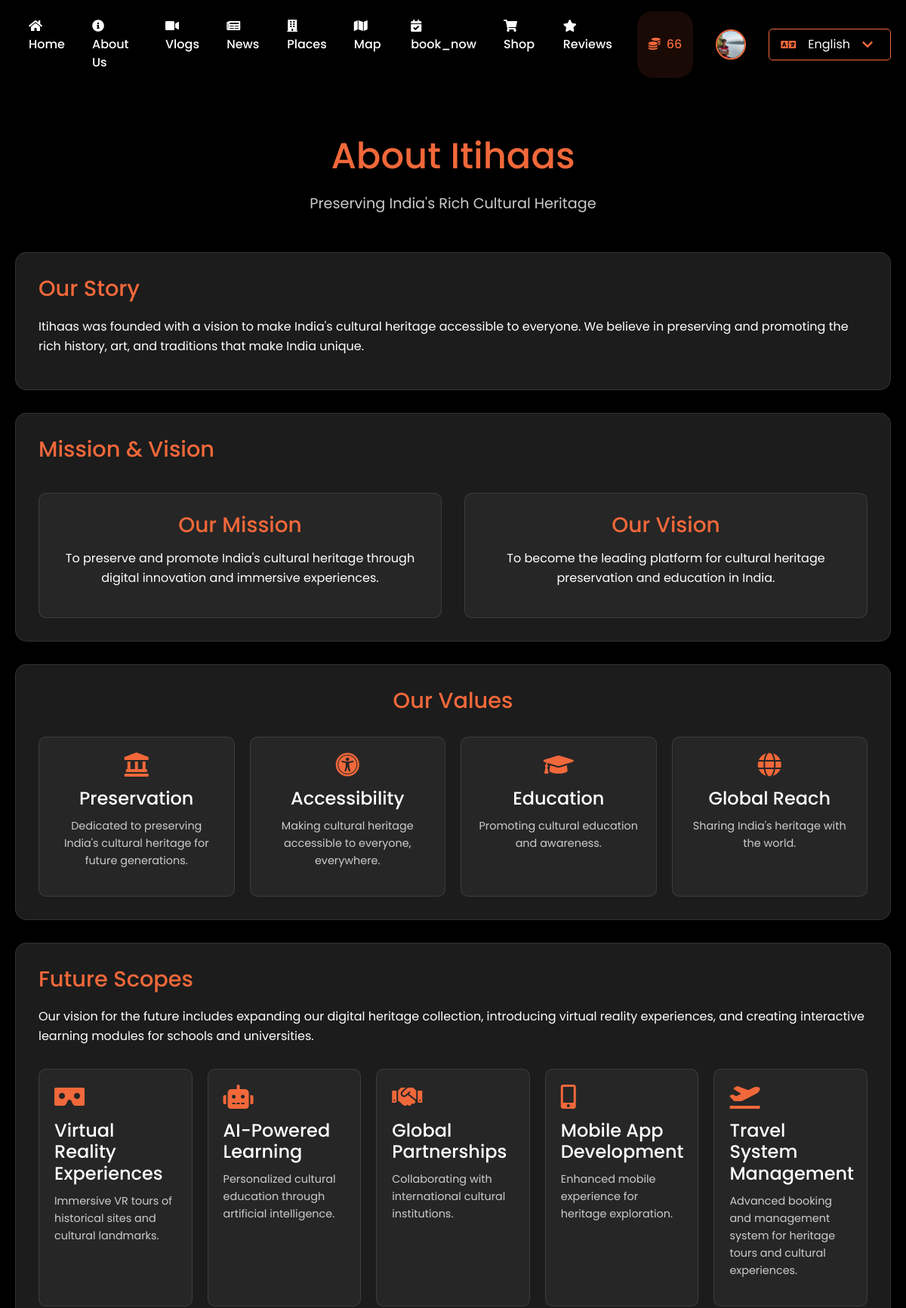
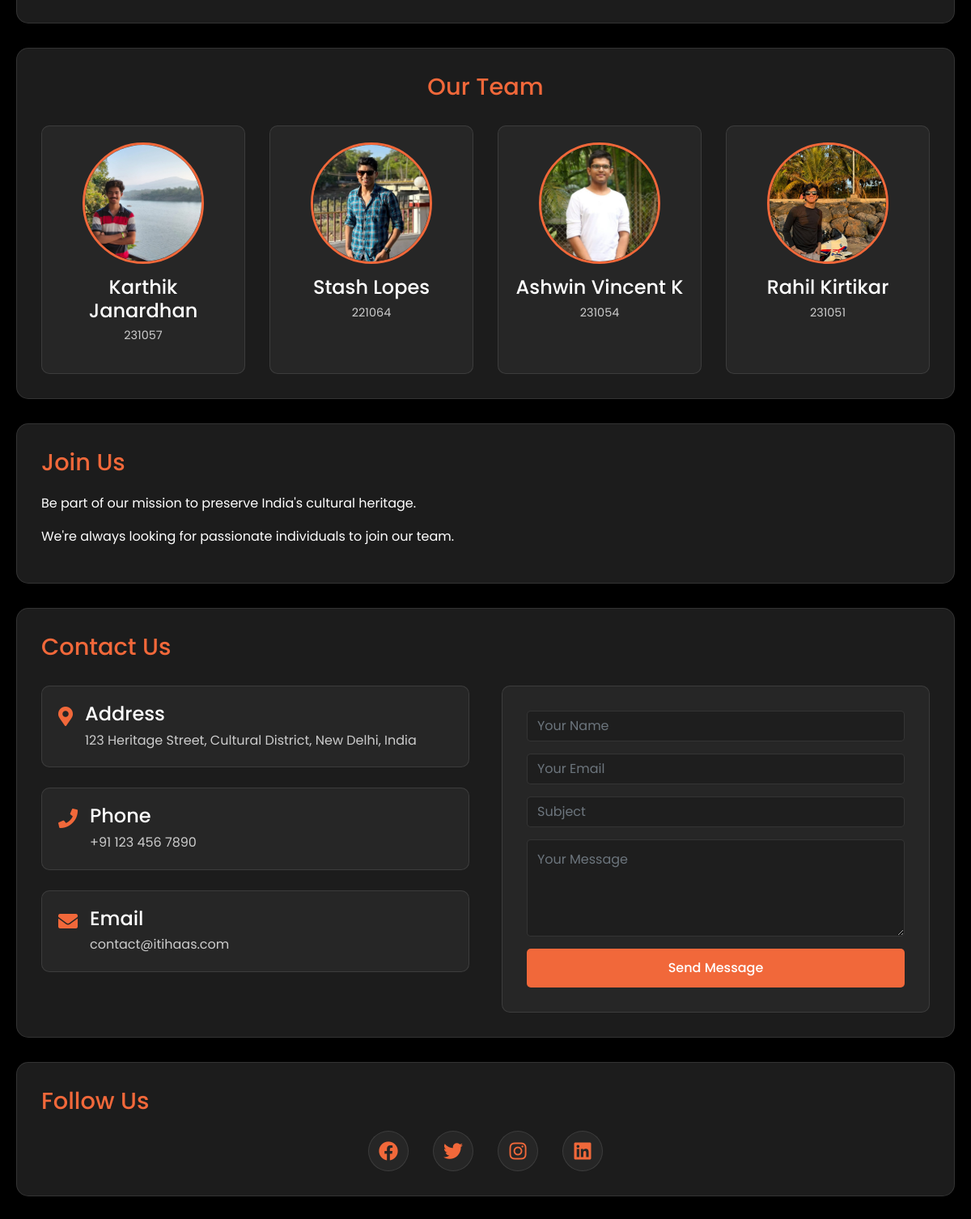
/about (signed in), run on the app's committed database (2 pictures, top to bottom).
### website/models.py (models this page shows, shortened)
class ItihaasCoins(db.Model):
    id = db.Column(db.Integer, primary_key=True)
    user_id = db.Column(db.Integer, db.ForeignKey('user.id'), nullable=False)
    coins = db.Column(db.Integer, default=0)

class User(db.Model, UserMixin):
    id = db.Column(db.Integer, primary_key=True)
    email = db.Column(db.String(150), unique=True)
    password = db.Column(db.String(150))
    first_name = db.Column(db.String(150))
    profile_pic = db.Column(db.String(500))  # Store the path to the profile picture
    is_guide = db.Column(db.Boolean, default=False)
    is_verified = db.Column(db.Boolean, default=False)
    verification_code = db.Column(db.String(6))
    verification_code_timestamp = db.Column(db.DateTime(timezone=True))
    notes = db.relationship('Note')
    bookings = db.relationship('Booking', backref='user', lazy=True)
    guide_info = db.relationship('Guide', backref='user', uselist=False)
    itihaas_coins = db.relationship('ItihaasCoins', backref='user', uselist=False)

### website/views.py (the view)
@views.route('/about')
def about():
    return render_template("about.html", user=current_user)

### website/templates/about.html (shortened to what this page needs)
{% extends "base.html" %}
{% block content %}
<div class="about-container">
    <div class="about-header">
        <h1 class="about-title">{{ _('about_itihasa') }}</h1>
        <p class="about-subtitle">{{ _('preserving_heritage') }}</p>
    </div>
    <div class="about-section">
        <h2>{{ _('our_story') }}</h2>
        <p>{{ _('our_story_text') }}</p>
    </div>
    <div class="about-section">
        <h2>{{ _('mission_vision') }}</h2>
        <div class="mission-vision">
            <div class="mission-box">
                <h3>{{ _('our_mission') }}</h3>
                <p>{{ _('mission_text') }}</p>
            </div>
            <div class="vision-box">
                <h3>{{ _('our_vision') }}</h3>
                <p>{{ _('vision_text') }}</p>
            </div>
        </div>
    </div>
    <div class="about-section values-section">
        <h2>{{ _('our_values') }}</h2>
        <div class="values-grid">
            <div class="value-item">
                <i class="fas fa-landmark"></i>
                <h4>{{ _('value_preservation') }}</h4>
                <p>{{ _('value_preservation_text') }}</p>
            </div>
            <div class="value-item">
                <i class="fas fa-universal-access"></i>
                <h4>{{ _('value_accessibility') }}</h4>
                <p>{{ _('value_accessibility_text') }}</p>
            </div>
            <div class="value-item">
                <i class="fas fa-graduation-cap"></i>
                <h4>{{ _('value_education') }}</h4>
                <p>{{ _('value_education_text') }}</p>
            </div>
            <div class="value-item">
                <i class="fas fa-globe"></i>
                <h4>{{ _('value_global') }}</h4>
                <p>{{ _('value_global_text') }}</p>
            </div>
        </div>
    </div>
    <div class="about-section">
        <h2>{{ _('future_scopes') }}</h2>
        <p>{{ _('future_scopes_text') }}</p>
        <div class="values-grid">
            <div class="value-item">
                <i class="fas fa-vr-cardboard"></i>
                <h4>{{ _('future_scope_vr') }}</h4>
                <p>{{ _('future_scope_vr_text') }}</p>
            </div>
            <div class="value-item">
                <i class="fas fa-robot"></i>
                <h4>{{ _('future_scope_ai') }}</h4>
                <p>{{ _('future_scope_ai_text') }}</p>
            </div>
            <div class="value-item">
                <i class="fas fa-handshake"></i>
                <h4>{{ _('future_scope_global') }}</h4>
                <p>{{ _('future_scope_global_text') }}</p>
            </div>
            <div class="value-item">
                <i class="fas fa-mobile-alt"></i>
                <h4>{{ _('future_scope_mobile') }}</h4>
                <p>{{ _('future_scope_mobile_text') }}</p>
            </div>
            <div class="value-item">
                <i class="fas fa-plane-departure"></i>
                <h4>{{ _('future_scope_travel') }}</h4>
                <p>{{ _('future_scope_travel_text') }}</p>
            </div>
        </div>
    </div>
    <div class="about-section team-section">
        <h2>{{ _('our_team') }}</h2>
        <div class="team-grid">
            <div class="team-member">
                <img src="{{ url_for('static', filename='team/ceo.jpg') }}" alt="{{ _('alt_ceo') }}">
                <h4>Karthik Janardhan</h4>
                <p>{{ _('231057') }}</p>
            </div>
            <div class="team-member">
                <img src="{{ url_for('static', filename='team/cro.jpg') }}" alt="{{ _('alt_cto') }}">
                <h4>Stash Lopes</h4>
                <p>{{ _('221064') }}</p>
            </div>
            <div class="team-member">
                <img src="{{ url_for('static', filename='team/cto.jpg') }}" alt="{{ _('alt_cro') }}">
                <h4>Ashwin Vincent K</h4>
                <p>{{ _('231054') }}</p>
            </div>
            <div class="team-member">
                <img src="{{ url_for('static', filename='team/curator.jpg') }}" alt="{{ _('alt_curator') }}">
                <h4>Rahil Kirtikar</h4>
                <p>{{ _('231051') }}</p>
            </div>
        </div>
    </div>
    <div class="about-section">
        <h2>{{ _('join_us') }}</h2>
        <p>{{ _('join_us_text') }}</p>
        <p>{{ _('careers_text') }}</p>
    </div>
    <div class="about-section">
        <h2>{{ _('contact_us') }}</h2>
        <div class="contact-container">
            <div class="contact-info">
                <div class="contact-item">
                    <i class="fas fa-map-marker-alt" aria-hidden="true"></i>
                    <div>
                        <h4>{{ _('address') }}</h4>
                        <p>{{ _('address_text') }}</p>
                    </div>
                </div>
                <div class="contact-item">
                    <i class="fas fa-phone" aria-hidden="true"></i>
                    <div>
                        <h4>{{ _('phone') }}</h4>
                        <p>{{ _('phone_number') }}</p>
                    </div>
                </div>
                <div class="contact-item">
                    <i class="fas fa-envelope" aria-hidden="true"></i>
                    <div>
                        <h4>{{ _('email') }}</h4>
                        <p>{{ _('email_address') }}</p>
                    </div>
                </div>
            </div>
            <form class="contact-form" aria-label="{{ _('form_aria_label') }}">
                <input type="text" class="form-control" placeholder="{{ _('contact_form_name') }}" required aria-required="true" title="{{ _('required_field') }}">
                <input type="email" class="form-control" placeholder="{{ _('contact_form_email') }}" required aria-required="true" title="{{ _('required_field') }}">
                <input type="text" class="form-control" placeholder="{{ _('contact_form_subject') }}" required aria-required="true" title="{{ _('required_field') }}">
                <textarea class="form-control" placeholder="{{ _('contact_form_message') }}" required aria-required="true" title="{{ _('required_field') }}"></textarea>
                <button type="submit" class="submit-btn" title="{{ _('submit_hover') }}">{{ _('send_message') }}</button>
            </form>
        </div>
    </div>
    <div class="about-section">
        <h2>{{ _('follow_us') }}</h2>
        <div class="social-links">
            <a href="#" class="social-link" title="{{ _('facebook') }}" aria-label="{{ _('facebook') }}">
                <i class="fab fa-facebook" aria-hidden="true"></i>
            </a>
            <a href="#" class="social-link" title="{{ _('twitter') }}" aria-label="{{ _('twitter') }}">
                <i class="fab fa-twitter" aria-hidden="true"></i>
            </a>
            <a href="#" class="social-link" title="{{ _('instagram') }}" aria-label="{{ _('instagram') }}">
                <i class="fab fa-instagram" aria-hidden="true"></i>
            </a>
            <a href="#" class="social-link" title="{{ _('linkedin') }}" aria-label="{{ _('linkedin') }}">
                <i class="fab fa-linkedin" aria-hidden="true"></i>
            </a>
        </div>
    </div>
</div>
{% endblock %}

### website/templates/base.html (shortened to what this page needs)
<!DOCTYPE html>
<html lang="{{ session.get('lang', 'en') }}">
  <head>
    <link
      rel="stylesheet"
      href="https://stackpath.bootstrapcdn.com/bootstrap/4.4.1/css/bootstrap.min.css"
    />
    <link
      rel="stylesheet"
      href="https://cdnjs.cloudflare.com/ajax/libs/font-awesome/5.15.4/css/all.min.css"
    />
    <link rel='stylesheet' href='https://cdn.jsdelivr.net/npm/swiper@8/swiper-bundle.min.css'>
  </head>
  <body>
    <nav class="navbar navbar-expand-lg navbar-dark">
      <div class="collapse navbar-collapse" id="navbar">
        <div class="navbar-nav mr-auto">
          {% if user and user.is_authenticated %}
            <a class="nav-item nav-link" id="Home" href="/">
              <i class="fas fa-home"></i> {{ _('Home') }}
            </a>
            <a class="nav-item nav-link" id="About Us" href="/about">
              <i class="fas fa-info-circle"></i> {{ _('About_Us') }}
            </a>
            <a class="nav-item nav-link" id="Vlog" href="/vlog">
              <i class="fas fa-video"></i> {{ _('Vlogs') }}
            </a>
            <a class="nav-item nav-link" id="News" href="/news">
              <i class="fas fa-newspaper"></i> {{ _('News') }}
            </a>
            <a class="nav-item nav-link" id="Index" href="/index">
              <i class="fas fa-building"></i> {{ _('Places') }}
            </a>
            <a class="nav-item nav-link" id="Map" href="/map">
              <i class="fas fa-map"></i> {{ _('Map') }}
            </a>
            <a class="nav-item nav-link" id="Booking" href="/booking">
              <i class="fas fa-calendar-check"></i> {{ _('book_now') }}
            </a>
            <a class="nav-item nav-link" id="Shop" href="/shop">
              <i class="fas fa-shopping-cart"></i> {{ _('Shop') }}
            </a>
            <a class="nav-item nav-link" id="Review" href="/review">
              <i class="fas fa-star"></i> {{ _('Reviews') }}
            </a>
            <div class="nav-item itihaas-wallet">
              <span class="wallet-icon"><i class="fas fa-coins"></i></span>
              <span class="coins-balance">{{ current_user.itihaas_coins.coins if current_user.itihaas_coins else 0 }}</span>
            </div>
          {% endif %}
        </div>
        <div class="navbar-nav ml-auto">
          {% if user and user.is_authenticated %}
            <div class="profile-container">
              <img src="{{ current_user.profile_pic if current_user.profile_pic else url_for('static', filename='default-profile.jpg') }}"
                   alt="Profile"
                   class="profile-picture"
                   onclick="toggleProfileDropdown()"
              >
            </div>
          {% endif %}
          <div class="language-switcher">
            <div class="language-dropdown" onclick="toggleLanguageList()">
              <div class="current-lang">
                {% set current_lang = session.get('lang', 'en') %}
                {% set lang_names = {
                  'en': 'English',
                  'hi': 'हिंदी',
                  'ta': 'தமிழ்',
                  'kn': 'ಕನ್ನಡ',
                  'mr': 'मराठी',
                  'gu': 'ગુજરાતી',
                  'bho': 'भोजपुरी',
                  'ml': 'മലയാളം',
                  'te': 'తెలుగు'
                } %}
                <i class="fas fa-language"></i>
                <span>{{ lang_names[current_lang] }}</span>
                <i class="fas fa-chevron-down ml-2"></i>
              </div>
            </div>
          </div>
        </div>
      </div>
    </nav>
    <div class="">{% block content %} {% endblock %}</div>
  </body>
</html>

### website/templates/about.html (style rules this page uses)
body { background-color: #000000; color: #ffffff; font-family: 'Poppins', sans-serif; }
.about-container { max-width: 1200px; margin: 40px auto; padding: 20px; }
.about-header { text-align: center; margin-bottom: 50px; }
.about-title { color: #f1683a; font-size: 3em; margin-bottom: 20px; text-shadow: 2px 2px 4px rgba(0, 0, 0, 0.5); }
.about-subtitle { color: #cccccc; font-size: 1.2em; max-width: 800px; margin: 0 auto; }
.about-section { background: rgba(30, 30, 30, 0.95); border-radius: 15px; padding: 30px; margin-bottom: 30px; border: 1px solid rgba(255, 255, 255, 0.1); box-shadow: 0 4px 6px rgba(0, 0, 0, 0.3); }
.about-section h2 { color: #f1683a; font-size: 1.8em; margin-bottom: 20px; }
.about-section p { line-height: 1.6; color: #ffffff; margin-bottom: 15px; }
.mission-vision { display: grid; grid-template-columns: repeat(auto-fit, minmax(300px, 1fr)); gap: 30px; margin-top: 40px; }
.mission-box, .vision-box { background: rgba(40, 40, 40, 0.9); padding: 25px; border-radius: 10px; text-align: center; border: 1px solid rgba(255, 255, 255, 0.1); }
.mission-box h3, .vision-box h3 { color: #f1683a; margin-bottom: 15px; }
.team-section { text-align: center; }
.team-grid { display: grid; grid-template-columns: repeat(auto-fit, minmax(250px, 1fr)); gap: 30px; margin-top: 30px; }
.team-member { background: rgba(40, 40, 40, 0.9); padding: 20px; border-radius: 10px; border: 1px solid rgba(255, 255, 255, 0.1); transition: transform 0.3s ease; }
.team-member img { width: 150px; height: 150px; border-radius: 50%; margin-bottom: 15px; border: 3px solid #f1683a; object-fit: cover; object-position: center; }
.team-member h4 { color: #ffffff; margin-bottom: 5px; }
.team-member p { color: #cccccc; font-size: 0.9em; }
.values-section { text-align: center; }
.values-grid { display: grid; grid-template-columns: repeat(auto-fit, minmax(200px, 1fr)); gap: 20px; margin-top: 30px; }
.value-item { background: rgba(40, 40, 40, 0.9); padding: 20px; border-radius: 10px; border: 1px solid rgba(255, 255, 255, 0.1); }
.value-item i { font-size: 2em; color: #f1683a; margin-bottom: 15px; }
.value-item h4 { color: #ffffff; margin-bottom: 10px; }
.value-item p { color: #cccccc; font-size: 0.9em; }
.contact-container { display: grid; grid-template-columns: 1fr 1fr; gap: 40px; margin-top: 30px; }
.contact-info { display: flex; flex-direction: column; gap: 25px; }
.contact-item { display: flex; align-items: flex-start; gap: 15px; padding: 20px; background: rgba(40, 40, 40, 0.9); border-radius: 10px; border: 1px solid rgba(255, 255, 255, 0.1); transition: transform 0.3s ease; }
.contact-item i { font-size: 24px; color: #f1683a; margin-top: 5px; }
.contact-item h4 { color: #ffffff; margin-bottom: 5px; }
.contact-item p { color: #cccccc; margin: 0; }
.contact-form { background: rgba(40, 40, 40, 0.9); padding: 30px; border-radius: 10px; border: 1px solid rgba(255, 255, 255, 0.1); }
.contact-form .form-control { background: rgba(30, 30, 30, 0.95); border: 1px solid rgba(255, 255, 255, 0.1); color: #ffffff; padding: 12px; margin-bottom: 15px; border-radius: 5px; transition: all 0.3s ease; }
.contact-form textarea.form-control { resize: vertical; min-height: 120px; }
.contact-form .submit-btn { background: #f1683a; color: #ffffff; border: none; padding: 12px 30px; border-radius: 5px; cursor: pointer; transition: all 0.3s ease; width: 100%; font-weight: 500; }
.social-links { display: flex; justify-content: center; gap: 30px; margin-top: 20px; }
.social-link { display: flex; align-items: center; justify-content: center; width: 50px; height: 50px; border-radius: 50%; background: rgba(40, 40, 40, 0.9); border: 1px solid rgba(255, 255, 255, 0.1); color: #f1683a; font-size: 24px; transition: all 0.3s ease; }

### data on the page
ItihaasCoins: itihaas_coins "66"
User: profile_pic (picture)

### other printed values
{{ lang_names[current_lang] }} "English"
